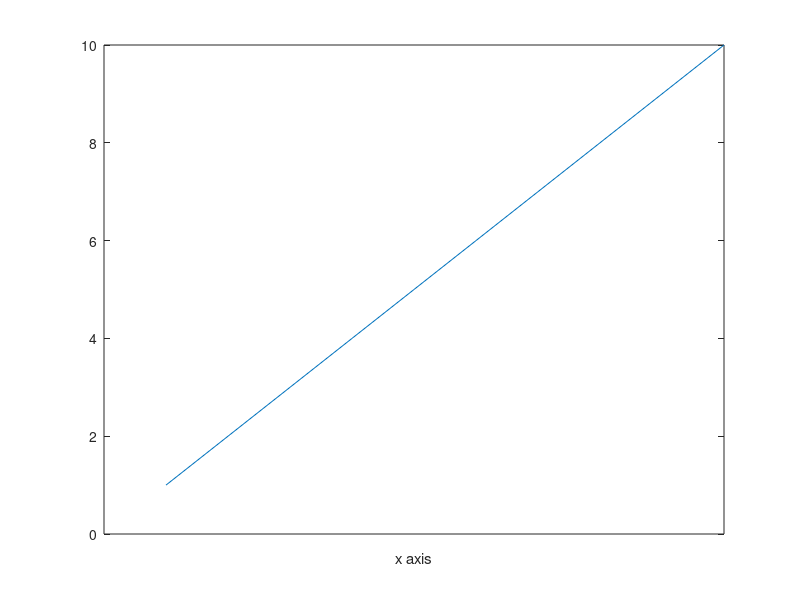

MATLAB code for this plot:

clear; clc; clf; close all;

fig = figure(56);
set(fig,'units','normalized','outerposition',[0 0 1 1])

x=1:10;
y=1:10;

plot(x,y)
xlabel('x axis')
set(gca,'xtick',[])
